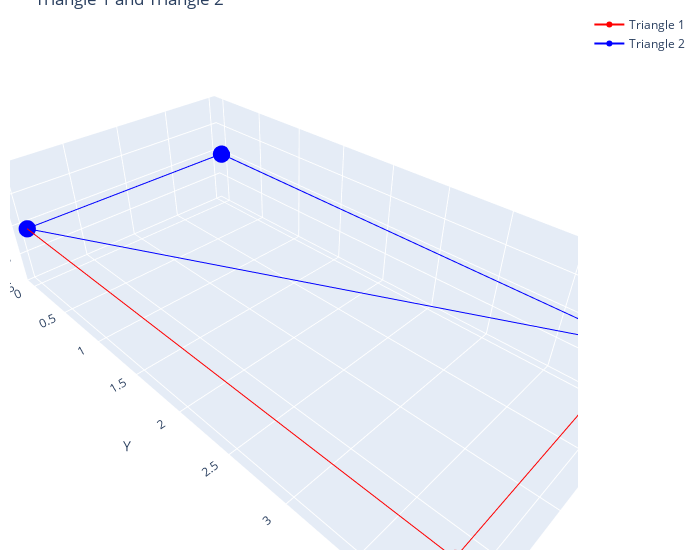
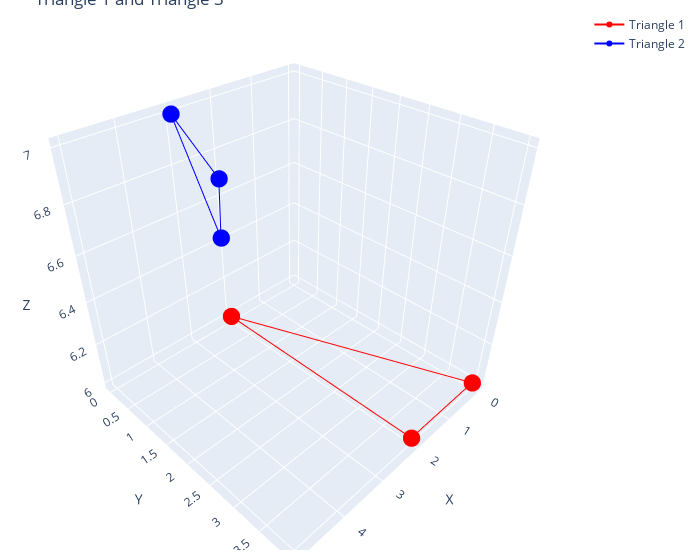

The notebook cell saved with these charts, in order:
### Code cell
# Define our triangles
triangle1 = np.array([[0., 4., 6.], [2., 0., 6.], [2., 4., 6.]])
triangle2 = np.array([[2., 0., 6.], [0., 4., 6.], [0., 0., 6.]])
triangle3 = np.array([[3., 0., 7.], [5., 3., 7.], [4., 2., 7.]])

# Plot the triangles
plot_triangles(triangle1, triangle2, title='Triangle 1 and Triangle 2')
plot_triangles(triangle1, triangle3, title='Triangle 1 and Triangle 3')

# Test the collision function
print("Are Triangle 1 and Triangle 2 colliding? ", are_triangles_colliding(triangle1, triangle2))
print("Are Triangle 1 and Triangle 3 colliding? ", are_triangles_colliding(triangle1, triangle3))

### Figure 1 — Plotly figure (JSON) as saved in the notebook; plotly's stock layout.template omitted (floating-point values rounded to 4 significant figures)
{"data": [{"line": {"color": "red", "width": 2}, "marker": {"color": "red", "size": 6}, "mode": "lines+markers", "name": "Triangle 1", "type": "scatter3d", "x": [0, 2, 2, 0], "y": [4, 0, 4, 4], "z": [6, 6, 6, 6]}, {"line": {"color": "blue", "width": 2}, "marker": {"color": "blue", "size": 6}, "mode": "lines+markers", "name": "Triangle 2", "type": "scatter3d", "x": [2, 0, 0, 2], "y": [0, 4, 0, 0], "z": [6, 6, 6, 6]}], "layout": {"margin": {"b": 10, "l": 10, "r": 20, "t": 10}, "scene": {"xaxis": {"title": {"text": "X"}}, "yaxis": {"title": {"text": "Y"}}, "zaxis": {"title": {"text": "Z"}}}, "title": {"text": "Triangle 1 and Triangle 2"}, "width": 700}}

### Figure 2 — Plotly figure (JSON) as saved in the notebook; plotly's stock layout.template omitted (floating-point values rounded to 4 significant figures)
{"data": [{"line": {"color": "red", "width": 2}, "marker": {"color": "red", "size": 6}, "mode": "lines+markers", "name": "Triangle 1", "type": "scatter3d", "x": [0, 2, 2, 0], "y": [4, 0, 4, 4], "z": [6, 6, 6, 6]}, {"line": {"color": "blue", "width": 2}, "marker": {"color": "blue", "size": 6}, "mode": "lines+markers", "name": "Triangle 2", "type": "scatter3d", "x": [3, 5, 4, 3], "y": [0, 3, 2, 0], "z": [7, 7, 7, 7]}], "layout": {"margin": {"b": 10, "l": 10, "r": 20, "t": 10}, "scene": {"xaxis": {"title": {"text": "X"}}, "yaxis": {"title": {"text": "Y"}}, "zaxis": {"title": {"text": "Z"}}}, "title": {"text": "Triangle 1 and Triangle 3"}, "width": 700}}
